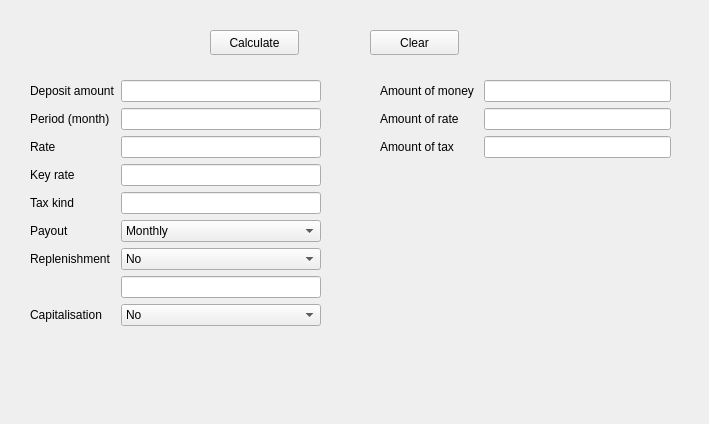
<?xml version="1.0" encoding="UTF-8"?>
<ui version="4.0">
 <class>deposit</class>
 <widget class="QWidget" name="deposit">
  <property name="geometry">
   <rect>
    <x>0</x>
    <y>0</y>
    <width>709</width>
    <height>424</height>
   </rect>
  </property>
  <property name="windowTitle">
   <string>Form</string>
  </property>
  <widget class="QWidget" name="formLayoutWidget">
   <property name="geometry">
    <rect>
     <x>30</x>
     <y>80</y>
     <width>291</width>
     <height>304</height>
    </rect>
   </property>
   <layout class="QFormLayout" name="formLayout_1">
    <item row="0" column="0">
     <widget class="QLabel" name="label_1">
      <property name="text">
       <string>Deposit amount</string>
      </property>
     </widget>
    </item>
    <item row="0" column="1">
     <widget class="QLineEdit" name="lineEdit_dep"/>
    </item>
    <item row="1" column="0">
     <widget class="QLabel" name="label">
      <property name="text">
       <string>Period (month)</string>
      </property>
     </widget>
    </item>
    <item row="1" column="1">
     <widget class="QLineEdit" name="lineEdit_period"/>
    </item>
    <item row="2" column="0">
     <widget class="QLabel" name="label_2">
      <property name="text">
       <string>Rate</string>
      </property>
     </widget>
    </item>
    <item row="2" column="1">
     <widget class="QLineEdit" name="lineEdit_rate"/>
    </item>
    <item row="3" column="0">
     <widget class="QLabel" name="label_3">
      <property name="text">
       <string>Key rate</string>
      </property>
     </widget>
    </item>
    <item row="3" column="1">
     <widget class="QLineEdit" name="lineEdit_key_rate"/>
    </item>
    <item row="4" column="0">
     <widget class="QLabel" name="label_9">
      <property name="text">
       <string>Tax kind</string>
      </property>
     </widget>
    </item>
    <item row="4" column="1">
     <widget class="QLineEdit" name="lineEdit_tax_kind"/>
    </item>
    <item row="5" column="0">
     <widget class="QLabel" name="label_4">
      <property name="text">
       <string>Payout</string>
      </property>
     </widget>
    </item>
    <item row="5" column="1">
     <widget class="QComboBox" name="box_payout">
      <item>
       <property name="text">
        <string>Monthly</string>
       </property>
      </item>
      <item>
       <property name="text">
        <string>6 months</string>
       </property>
      </item>
      <item>
       <property name="text">
        <string>1 year</string>
       </property>
      </item>
      <item>
       <property name="text">
        <string>At the end</string>
       </property>
      </item>
     </widget>
    </item>
    <item row="6" column="0">
     <widget class="QLabel" name="label_5">
      <property name="text">
       <string>Replenishment</string>
      </property>
     </widget>
    </item>
    <item row="6" column="1">
     <widget class="QComboBox" name="box_replenishment">
      <item>
       <property name="text">
        <string>No</string>
       </property>
      </item>
      <item>
       <property name="text">
        <string>Monthly</string>
       </property>
      </item>
      <item>
       <property name="text">
        <string>6 months</string>
       </property>
      </item>
      <item>
       <property name="text">
        <string>1 year</string>
       </property>
      </item>
     </widget>
    </item>
    <item row="8" column="0">
     <widget class="QLabel" name="label_10">
      <property name="text">
       <string>Capitalisation</string>
      </property>
     </widget>
    </item>
    <item row="7" column="1">
     <widget class="QLineEdit" name="lineEdit_replenish">
      <property name="contextMenuPolicy">
       <enum>Qt::DefaultContextMenu</enum>
      </property>
     </widget>
    </item>
    <item row="8" column="1">
     <widget class="QComboBox" name="box_capitalisation">
      <item>
       <property name="text">
        <string>No</string>
       </property>
      </item>
      <item>
       <property name="text">
        <string>Monthly</string>
       </property>
      </item>
      <item>
       <property name="text">
        <string>6 months</string>
       </property>
      </item>
      <item>
       <property name="text">
        <string>1 year</string>
       </property>
      </item>
     </widget>
    </item>
   </layout>
  </widget>
  <widget class="QWidget" name="formLayoutWidget_2">
   <property name="geometry">
    <rect>
     <x>380</x>
     <y>80</y>
     <width>291</width>
     <height>89</height>
    </rect>
   </property>
   <layout class="QFormLayout" name="formLayout_2">
    <item row="0" column="0">
     <widget class="QLabel" name="label_6">
      <property name="text">
       <string>Amount of money </string>
      </property>
     </widget>
    </item>
    <item row="1" column="0">
     <widget class="QLabel" name="label_7">
      <property name="text">
       <string>Amount of rate</string>
      </property>
     </widget>
    </item>
    <item row="2" column="0">
     <widget class="QLabel" name="label_8">
      <property name="text">
       <string>Amount of tax</string>
      </property>
     </widget>
    </item>
    <item row="0" column="1">
     <widget class="QLineEdit" name="lineEdit_am_money">
      <property name="readOnly">
       <bool>true</bool>
      </property>
     </widget>
    </item>
    <item row="1" column="1">
     <widget class="QLineEdit" name="lineEdit_am_rate">
      <property name="readOnly">
       <bool>true</bool>
      </property>
     </widget>
    </item>
    <item row="2" column="1">
     <widget class="QLineEdit" name="lineEdit_am_tax">
      <property name="readOnly">
       <bool>true</bool>
      </property>
     </widget>
    </item>
   </layout>
  </widget>
  <widget class="QPushButton" name="pushButton">
   <property name="geometry">
    <rect>
     <x>210</x>
     <y>30</y>
     <width>89</width>
     <height>25</height>
    </rect>
   </property>
   <property name="text">
    <string>Calculate</string>
   </property>
  </widget>
  <widget class="QPushButton" name="pushButton_2">
   <property name="geometry">
    <rect>
     <x>370</x>
     <y>30</y>
     <width>89</width>
     <height>25</height>
    </rect>
   </property>
   <property name="text">
    <string>Clear</string>
   </property>
  </widget>
 </widget>
 <resources/>
 <connections/>
</ui>
